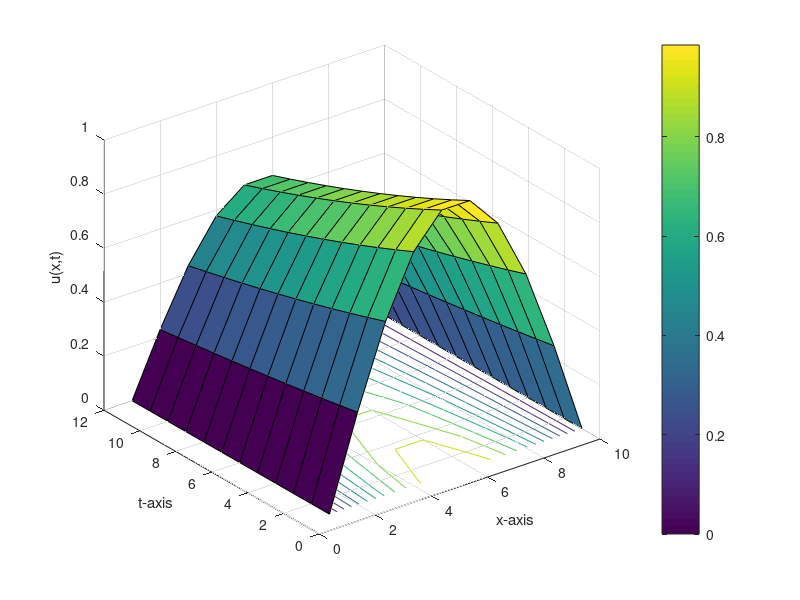
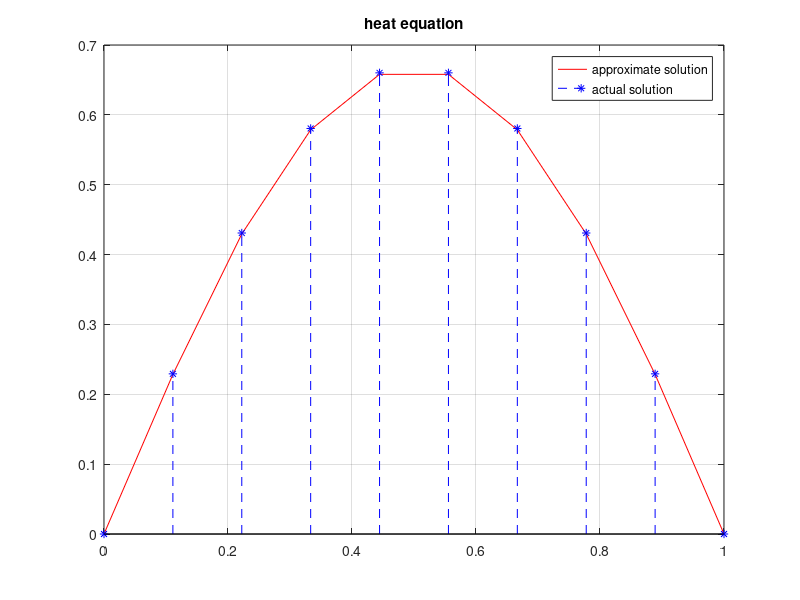

Write MATLAB code to recreate these figures, in order.
    % Approximate the solution of the one dimensional heat equation
    %
    % du/dt = (1/pi^2)*d^2u/dx^2,   0 < x < 1,  t > 0
    %
    % which is subject to the initial condition
    % u(x,0) = cos(pi*(x - 1/2)),   0 <= x <= 1
    %
    % and compare the result at t = 0.4 to the actual solution
    % u(x,t) = exp(-t)*cos(pi*(x - 1/2))

    function heat3
    clc
    clf
    clear all
    c=1/pi;%Diffusivity
    a=0;%Left boundary
    b=1;%Right boundary
    tf=0.4;%Final time
    n=10;
    m=12;
    C1=0;%Left Boundary Condition
    C2=0;%Right Boundary Condition
    h=(b-a)/(n-1);%Grid spacing
    k=(tf-0)/(m-1);%Time stepping
    r=(c*c*k)/(h*h)%Stability criterion 0<r<0.5
    u=zeros(n,m);
    for j=1:m
        u(1,j)=C1;
        u(n,j)=C2;
    end
    for i=2:n-1
        u(i,1)=f(a+(i-1)*h);
    end
    for j=2:m
        for i=2:n-1
            u(i,j)=r*u(i-1,j-1)+(1-2*r)*u(i,j-1)+r*u(i+1,j-1);
        end
    end
    disp('Result=')
    num2str(u')
    figure (1)
    surfc(u')
    colorbar
    grid on
    xlabel('x-axis');
    ylabel('t-axis');
    zlabel('u(x,t)');
    hold off
    x=linspace(a,b,n);
    figure (2)
    sum=0.0;
    for i=1:n
        v1(i)=u(i,m);%approximate solution depends on the value of m
        v2(i)=exp(-tf)*cos(pi*(x(i)-(1/2))); %Exact solution at t=0.4
        sum=sum+(v1(i)-v2(i))*(v1(i)-v2(i));
    end
    rmse=sqrt(sum/length(v1))
    plot(x,v1,'-r')
    hold on
    stem(x,v2,'--*b')
    grid on
    hold off
    title('heat equation')
    legend('approximate solution','actual solution');
    function z=f(x)
    z=cos(pi*(x-(1/2)));
